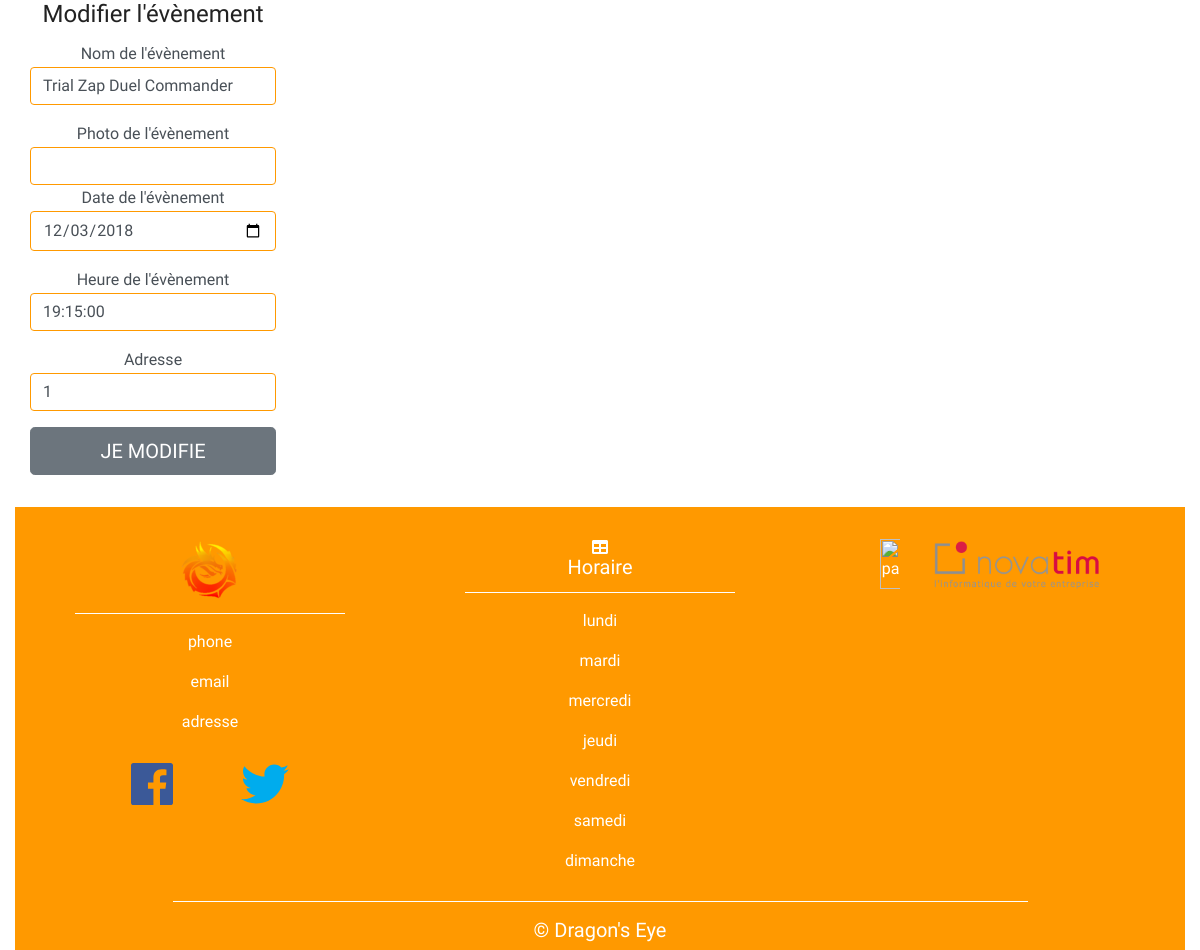
Screenshot of /profil/manage/modifManage/modifEvent.php?idModifEvent=1 (signed in) with the database file from the repository.
### tables this page shows
CREATE TABLE DEYE_Evenement(
        IdEvent     Int  Auto_increment  NOT NULL ,
        designation Varchar (50) NOT NULL ,
        date_event  Date NOT NULL ,
        heure_event Time NOT NULL ,
        IdLieu      Int NOT NULL
	,CONSTRAINT DEYE_Evenement_PK PRIMARY KEY (IdEvent)

	,CONSTRAINT DEYE_Evenement_DEYE_Lieu_FK FOREIGN KEY (IdLieu) REFERENCES DEYE_Lieu(IdLieu) ON DELETE CASCADE
);

### profil/manage/modifManage/modifEvent.php (the view, shortened to what this page needs)
<?php
$bdd = new PDO('mysql:host=127.0.0.1;dbname=bdd_jeu', 'root', '');
if(isset($_SESSION['IdPersonne']) AND $_SESSION['IdType'] == "A")
{
   $requser = $bdd->prepare("SELECT * FROM deye_evenement WHERE IdEvent = ?");
   $requser->execute(array($_GET['idModifEvent']));
   $event = $requser->fetch();
?>
<html>
<head>
  <link rel="stylesheet" href="https://maxcdn.bootstrapcdn.com/bootstrap/4.0.0/css/bootstrap.min.css">
  <link href="../../../css/style.css" rel="stylesheet">
  <link href="../../../css/modifEvent_style.css" rel="stylesheet">
</head>
<body>
   <div class="container-fluid padding">
      <div class="row text-center padding">
         <div class="container center-div">
         <div class="row">
         <form method="POST" class="form-signup">
            <div class="form_modif_event">
            <h4 class="card-title text-center">Modifier l'évènement</h4>
              <div class="form-label-group">
                <label for="inputEvent">Nom de l'évènement</label>
                <input type="text" id="newNom" class="form-control" name="newNom" value="<?php echo $event['designation'];?>" placeholder="Changer de nom">
              </div>
              <div class="form-label-group">
                <label for="inputPhotoEvent">Photo de l'évènement</label>
                <input type="text" id="newPhotoEvent" class="form-control" name="newPhotoEvent" value="<?php echo $event['IdPhoto'];?>" placeholder="Changer la photo">
              <div class="form-label-group">
                <label for="inputDateEvent">Date de l'évènement</label>
                <input type="date" id="newDateEvent" class="form-control" name="newDateEvent" value="<?php echo $event['date_event'];?>" placeholder="Changer de date">
              </div>
              <div class="form-label-group">
                <label for="inputTimeEvent">Heure de l'évènement</label>
                <input type="text" id="newTimeEvent" class="form-control" name="newTimeEvent" value="<?php echo $event['heure_event'];?>" placeholder="Changer d'heure">
              </div>
              <div class="form-label-group">
                <label for="inputAdresseEvent">Adresse</label>
                <input type="text" id="newAdresseEvent" class="form-control" name="newAdresseEvent" value="<?php echo $event['IdLieu'];?>" placeholder="Changer l'adresse">
              </div>
              <button class="btn btn-lg btn-secondary btn-block text-uppercase" type="submit">Je modifie</button>
              </div>
         </form>
      </div>
      </div>
    </div>
   </div>
<footer>
<div class="container-fluid padding">
<div class="row text-center">
  <div class="col-md-4">
    <img src="../../../img/logo.png">
    <hr class="light">
    <p>phone</p>
    <p>email</p>
    <p>adresse</p>
    <div class="social">
      <a href="#"><i class="fab fa-facebook"></i></a>
      <a href="#"><i class="fab fa-twitter"></i></a>
    </div>
  </div>
  <div class="col-md-4">
    <i class="fas fa-table"></i>
    <h5>Horaire</h5>
    <hr class="light">
    <p>lundi</p>
    <p>mardi</p>
    <p>mercredi</p>
    <p>jeudi</p>
    <p>vendredi</p>
    <p>samedi</p>
    <p>dimanche</p>
  </div>
  <div class="col-md-4">
    <img src="../../../img/focus_home_interactive_logo.svg" class="partenaire_logo" alt="partenaire">
    <img src="../../../img/novatim_logo.png" class="partenaire_logo" alt="article">
  </div>
  <div class="col-12">
    <hr class="light">
    <h5>&copy; Dragon's Eye</h5>
  </div>
</div>
</div>
</footer>
</body>
</html>
<?php
}
else{
   header("Location: ../../../connexion/inscription.php");
}
?>

### css/style.css (style rules this page uses)
html,body { height: 100%; width: 100%; font-family: 'Varela Round', sans-serif; color: #222; }
.form-label-group { position: relative; margin-bottom: 1rem; }
.form-label-group input { border: 1px solid #FF9900; }
.form-label-group>label { top: 6px; left: 10px; display: block; width: 100%; margin-bottom: 0; line-height: 1.5; color: #495057; border: 1px solid transparent; border-radius: .25rem; transition: all .1s ease-in-out; }
footer { background-color: #FF9900; color: #fff; padding-top: 2rem; width: 100%; }
.social a { font-size:3rem; padding:2rem; }
.fa-facebook { color:#3b5998; }
.fa-twitter { color:#00aced; }
.partenaire_logo { max-width: 350px; height: 50px; padding: inherit; }
hr.light { border-top: 1px solid #fff; width: 75%; margin-top:.8rem; margin-bottom: 1rem; }

### rows the page displays
deye_evenement: newNom "Trial Zap Duel Commander", newDateEvent "12/03/2018", newTimeEvent "19:15:00", newAdresseEvent "1"
